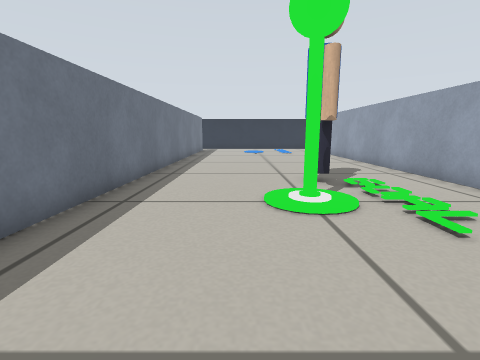
View 1 (above)

18 first-person views from a walk through a Gazebo world. The camera is 0.36 m above the floor, tilts 10° down and sees 85° across. The lines on the ground mark 1 m squares. The floor is counted in squares, 0.25 m on a side. Each view is taken from the middle of a square. On the plan, view 1 faces up. The plan holds only what a view shows up to about 13 squares ahead; the rest is blank. The place goes on beyond the plan.

View 2
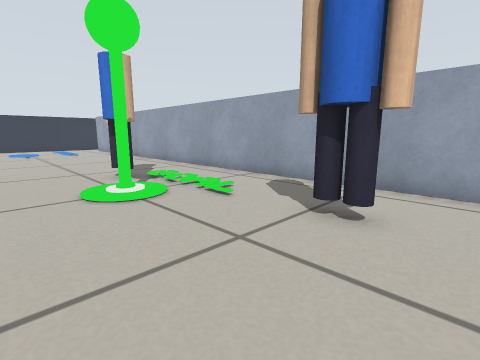

View 3
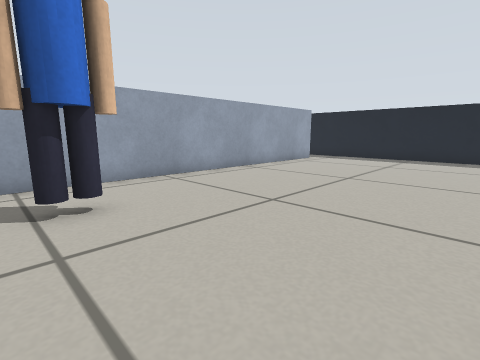

View 4
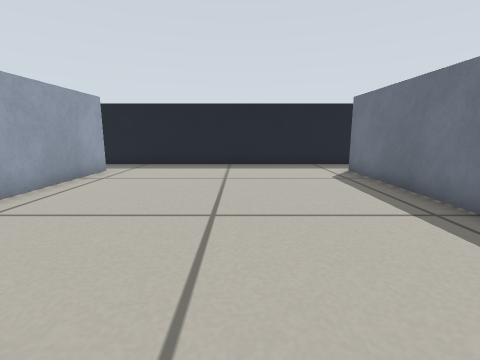

View 5
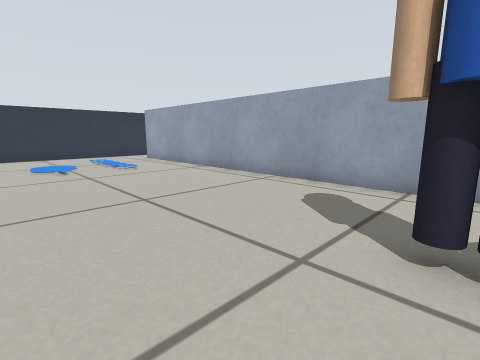

View 6
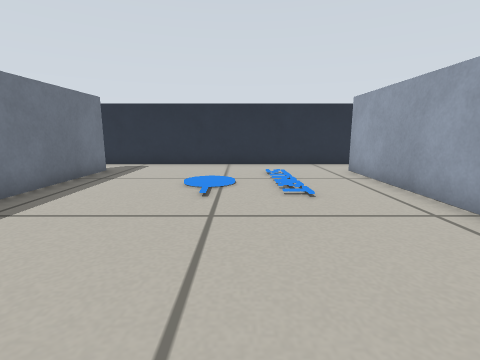

View 7
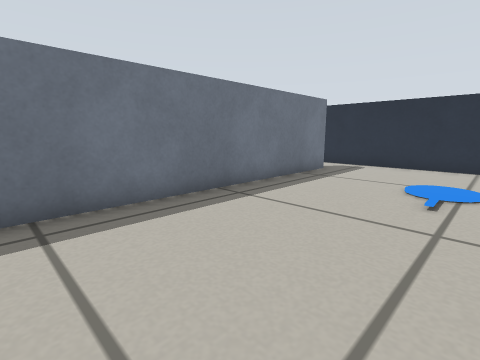

View 8
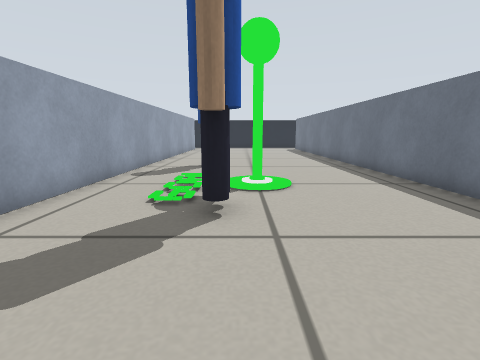

View 9
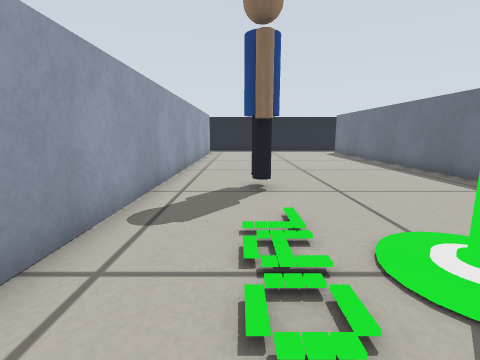

View 10
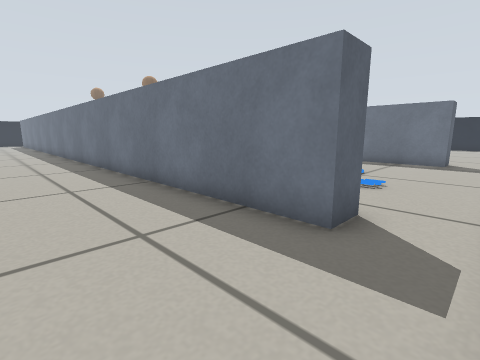

View 11
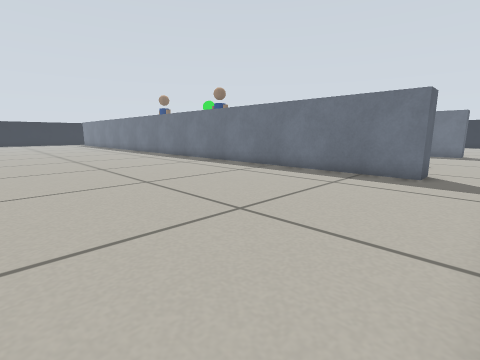

View 12
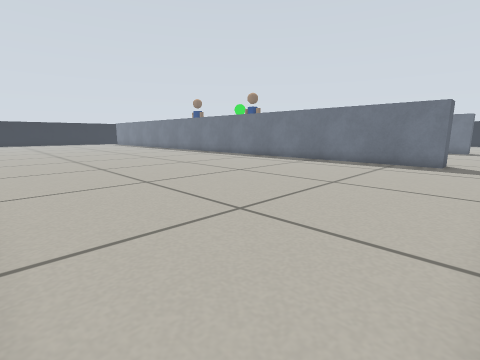

View 13
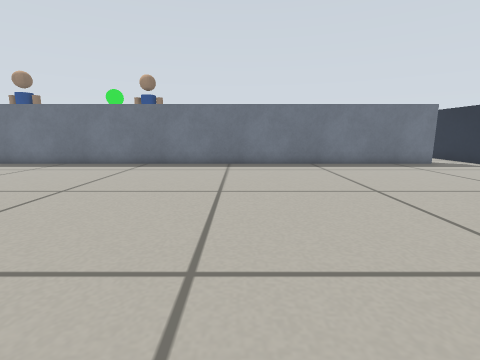

View 14
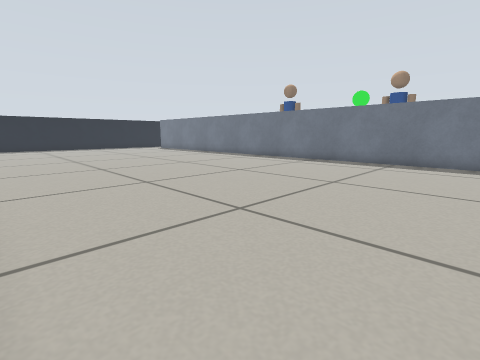

View 15
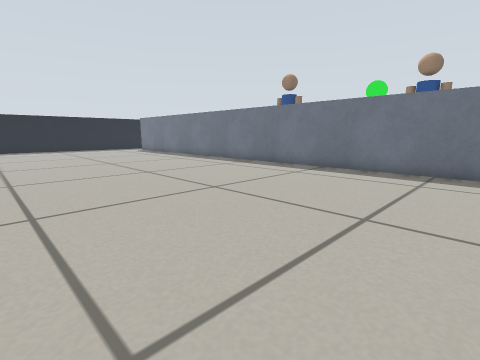

View 16
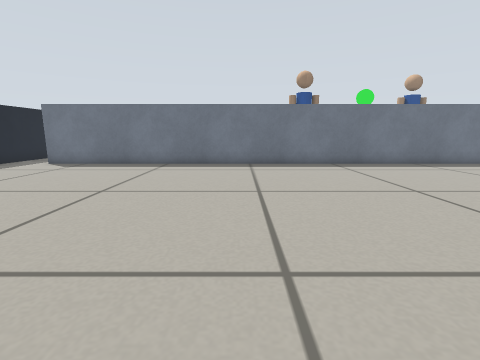

View 17
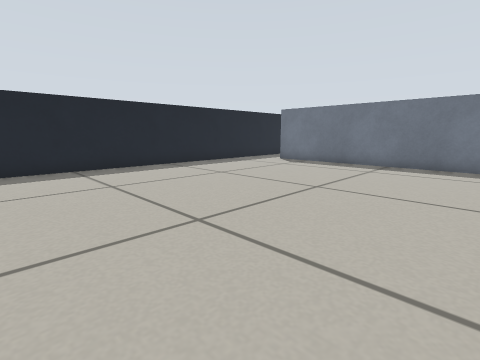

View 18
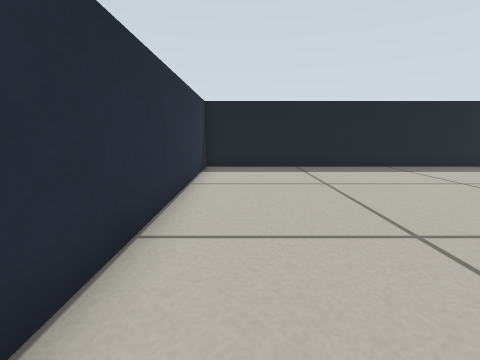

### Floor plan
Points are (right, up) in squares from view 1. A wall is a line through its corners. A room is listed if a view was taken in it or the views show most of it. See-through windows are left out.
Room 1 (views 1, 2, 3, 4, 5, 6, 7, 8, 9)
walls: (-4.4, 23.3) (-3.3, 23.3) (-3.3, -12.4); (6.3, -12.4) (6.3, 23.3); (5.5, 25.5) (-4.5, 25.5); (-4.2, -14.5) (5.5, -14.5)
ways out: opening at (6.5, -13.5) to room 2; opening at (6.5, 24.5) to room 2; opening at (-3.5, -13.5); opening at (-3.5, 24.5)
objects: marker (1, 5) to (2, 6); other object (2, 8) to (3, 9); other object (3, 0) to (4, 1)
Room 2 (views 10, 11, 12, 13, 14, 15, 16, 17, 18)
walls: (6.3, 23.3) (7.3, 23.3) (7.3, -12.4); (7.5, 25.5) (5.5, 25.5); (9.4, -14.5) (21.5, -14.5) (21.5, -4.4); (5.5, -14.5) (7.5, -14.5)
ways out: opening at (6.5, -13.5) to room 1; opening at (6.5, 24.5) to room 1

Positions as (right, up) in squares from view 1, and headings:
1: (0, 0), facing up
2: (-1, -1), facing up-right
3: (-2, 2), facing down-right
4: (1, -2), facing down
5: (-1, 8), facing up-right
6: (2, 13), facing up
7: (2, 13), facing up-left
8: (2, 13), facing down
9: (4, 8), facing down
10: (11, 25), facing down-left
11: (17, 25), facing down-left
12: (21, 25), facing down-left
13: (20, 14), facing left
14: (21, 13), facing down-left
15: (18, 11), facing down-left
16: (20, -3), facing left
17: (20, -3), facing down-left
18: (20, -3), facing down
